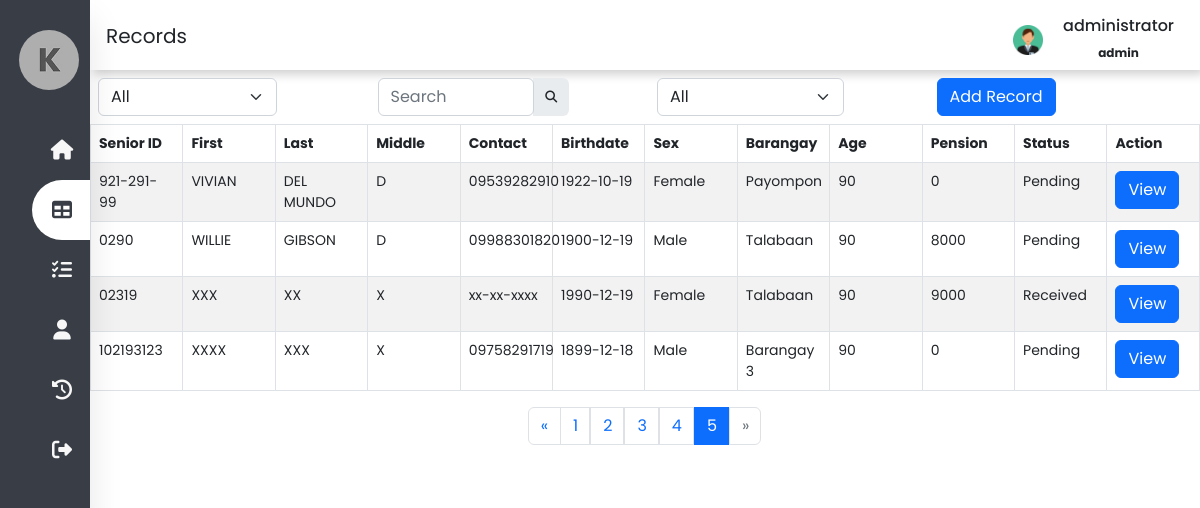
The page /deprecated/records.php?page=5 (signed in) on the database its author committed.
### tables this page shows
CREATE TABLE `tbl_records` (
  `id` int(11) NOT NULL,
  `uid` varchar(150) NOT NULL,
  `fx_id` varchar(50) NOT NULL,
  `fx_firstname` varchar(50) NOT NULL,
  `fx_lastname` varchar(50) NOT NULL,
  `fx_middlename` varchar(50) NOT NULL,
  `fx_contact` varchar(150) NOT NULL,
  `fd_birthdate` date NOT NULL,
  `fx_gender` varchar(50) NOT NULL,
  `fx_barangay` varchar(150) NOT NULL,
  `fn_age` int(3) NOT NULL,
  `fn_pension` bigint(50) NOT NULL,
  `fn_status` varchar(50) NOT NULL,
  `life_status` varchar(150) NOT NULL,
  `fd_pension` date NOT NULL,
  `account_status` varchar(150) NOT NULL,
  `fx_pwd` varchar(50) NOT NULL,
  `fd_started` date NOT NULL,
  `fx_remarks` varchar(150) NOT NULL,
  `fd_remarks` date NOT NULL,
  `fx_remove` varchar(10) NOT NULL
);

### deprecated/records.php (the view, shortened to what this page needs)
<?php
include('conn/connection.php');
$limit = isset($_SESSION['records-limit']) ? $_SESSION['records-limit'] : 10;
$page = isset($_GET['page']) ? $_GET['page'] : 1;
$paginationStart = ($page - 1) * $limit;
$records = $conn->query("SELECT * FROM tbl_records ORDER BY `tbl_records`.`fx_firstname` ASC LIMIT $paginationStart, $limit");
$allrecords = $records->fetch_all(MYSQLI_ASSOC);
$sql = $conn->query("SELECT count(id) AS id FROM tbl_records");
$custCount = $sql->fetch_all(MYSQLI_ASSOC);
$allRecrods = $custCount[0]['id'];
$totoalPages = ceil($allRecrods / $limit);
$prev = $page - 1;
$next = $page + 1;
if (isset($_SESSION['user_id']) && isset($_SESSION['user_name'])) {
?>
<!DOCTYPE html>
<html lang="en">
<head>
    <link href="https://cdn.jsdelivr.net/npm/bootstrap@5.2.2/dist/css/bootstrap.min.css" rel="stylesheet">
    <link rel="stylesheet" type="text/css" href="css/g_style.css">
    <link rel="stylesheet" type="text/css" href="css/records_style.css">
    <link rel="stylesheet" href="https://cdnjs.cloudflare.com/ajax/libs/font-awesome/6.2.0/css/all.min.css">
</head>
<body>
    <nav class="side-nav">
        <ul>
            <li>
                <a href="#" class="logo">
                    <img src="media/logo.jpg" alt="logo">
                </a>
            </li>
            <li><a href="dashboard.php" id="nav-list">
                    <i class="fas fa-home"></i>
                </a></li>
            <li><a href="#" class="active" id="nav-list">
                    <i class="fas fa-table"></i>
                </a></li>
            <li><a href="reports.php" id="nav-list">
                    <i class="fas fa-tasks"></i>
                </a></li>
            <li><a href="#" id="nav-list">
                    <i class="fas fa-user"></i>
                </a></li>
            <li><a href="activities.php" id="nav-list">
                    <i class="fas fa-solid fa-clock-rotate-left"></i>
                </a></li>
            <li><a href="function/logout.php" class="logout" id="nav-list">
                    <i class="fas fa-sign-out-alt"></i>
                </a></li>
        </ul>
    </nav>
    <div class="main-content">
        <header>
            <div class="header-title">
                <h2>
                    <label for="">
                        Records
                </h2>
            </div>
            <div class="user-wrapper">
                <img src="media/male.png" width="30px" height="30px" alt="user">
                <div>
                    <h6><span class="nav-item"><?php echo $_SESSION['user_name']; ?></span></h6>
                    <p><span class="nav-item"><?php echo $_SESSION['user_level']; ?></span></p>
                </div>
            </div>
        </header>
        <div class="container p-2">
            <div class="row" id="tbl_header">
                <div class="div-2 col-sm">
                    <select class="form-select" style="width: auto;">
                        <option>All</option>
                    </select>
                </div>
                <div class="div-1 col-sm">
                    <div class="input-group rounded w-75">
                        <input type="search" class="form-control rounded" placeholder="Search" aria-label="Search"
                            aria-describedby="search-addon" />
                        <span class="input-group-text border-0" id="search-addon">
                            <i class="fas fa-search"></i>
                        </span>
                    </div>
                </div>
                <div class="div-2.1 col-sm">
                    <select class="form-select" id="bselect" style="width: auto;">
                        <option>All</option>
                    </select>
                </div>
                <div class="div-3 col-sm">
                    <button type="button" class="btn btn-primary" data-bs-toggle="modal" data-bs-target="#myModal">Add
                        Record</button>
                </div>
            </div>
        </div>
        <div class="table-div t-1" id="container">
            <table id="datatable" class="table table-striped table-bordered">
                <thead>
                    <tr>
                        <th scope="col">Senior ID</th>
                        <th scope="col">First</th>
                        <th scope="col">Last</th>
                        <th scope="col">Middle</th>
                        <th scope="col">Contact</th>
                        <th scope="col">Birthdate</th>
                        <th scope="col">Sex</th>
                        <th scope="col">Barangay</th>
                        <th scope="col">Age</th>
                        <th scope="col">Pension</th>
                        <th scope="col">Status</th>
                        <th scope="col">Action</th>
                    </tr>
                </thead>
                <tbody>
                    <?php foreach($allrecords as $row) :  ?>
                    <tr>
                        <td id="sid"> <?php echo $row['fx_id']; ?> </td>
                        <td> <?php echo $row['fx_firstname']; ?> </td>
                        <td> <?php echo $row['fx_lastname']; ?> </td>
                        <td> <?php echo $row['fx_middlename']; ?> </td>
                        <td> <?php echo $row['fx_contact']; ?> </td>
                        <td> <?php echo $row['fd_birthdate']; ?> </td>
                        <td> <?php echo $row['fx_gender']; ?> </td>
                        <td> <?php echo $row['fx_barangay']; ?> </td>
                        <td> <?php echo $row['fn_age']; ?> </td>
                        <td> <?php echo $row['fn_pension']; ?> </td>
                        <td> <?php echo $row['fn_status']; ?> </td>
                        <td> <button id='<?php echo $row['fx_id']; ?>' class="view btn btn-primary"
                                style="width: auto;">View</button></td>
                    </tr>
                    <?php endforeach; ?>
                </tbody>
            </table>
        </div>
        <div class="d-flex justify-content-center">
            <ul class="pagination">
                <li class="page-item <?php if($page <= 1){ echo 'disabled'; } ?>">
                    <a class="page-link w-100"
                        href="<?php if($page <= 1){ echo '#'; } else { echo "?page=" . $prev; } ?>">
                        <span aria-hidden="true">&laquo;</span>
                    </a>
                </li>
                <?php for($i = 1; $i <= $totoalPages; $i++ ): ?>
                <li class="page-item <?php if($page == $i) {echo 'active'; } ?>">
                    <a class="page-link w-100" href="records.php?page=<?= $i; ?>"> <?= $i; ?> </a>
                </li>
                <?php endfor; ?>
                <li class="page-item <?php if($page >= $totoalPages) { echo 'disabled'; } ?>">
                    <a class="page-link w-100"
                        href="<?php if($page >= $totoalPages){ echo '#'; } else {echo "?page=". $next; } ?>">
                        <span aria-hidden="true">&raquo;</span>
                    </a>
                </li>
            </ul>
        </div>
    </div>
</body>
</html>
<?php
}else{
    header("Location: index.php");
    exit();
}
?>

### css/g_style.css (style rules this page uses)
:root { --main-color:#393E46; --secondary-color: #6D9886; --next-color: #F2E7D5; --last-color: #F7F7F7; --gray: #808080; }
* { margin: 0; padding: 0; outline: none; list-style: none; box-sizing: border-box; text-decoration: none; font-family: "Poppins", sans-serif; }
body { background: #fff; }
.side-nav { position: fixed; top: 0; bottom: 0; height: 100%; background: var(--main-color); width: 90px; z-index: 999; overflow: hidden; transition: width 0.2s linear; box-shadow: 0 20px 35px rgba(0, 0, 0, 0.1); }
.logo { text-align: center; transition: all 0.5s ease; margin: 20px 0 20px -75px; }
.logo img { width: 60px; height: 60px; border-radius: 50%; }
.side-nav a { position: relative; color: rgb(85, 83, 83); font-size: 14px; text-decoration: none; color: var(--last-color); display: table; width: 300px; padding: 10px; }
li i { position: relative; width: 40px; height: 40px; top: 10px; color: var(--last-color); font-size: 20px; text-align: center; }
.nav-item { position: relative; top: 12px; margin-left: 20px; }
li a.active { background: #fff; color: var(--main-color); border-radius: 30px 0 0 30px; }
a.active i { color: var(--main-color); }
.logout { position: absolute; bottom: 0; }
.main-content { padding: 0 0 0 90px; }
header { display: flex; justify-content: space-between; padding: 1rem; width: 100%; height: 70px; box-shadow: 4px 4px 10px rgba(0, 0, 0, 0.2); }
.header-title { transform: translateY(20%); }
.header-title h2 { font-size: 20px; font-weight:400; }
.user-wrapper { display: flex; margin-right: 10px; align-items: center; }
.user-wrapper div p { text-align: center; font-size: 12px; font-weight: bold; }
.user-wrapper img { margin-top: 10px; }
table { table-layout:fixed; }
.table td { font-size: 14px; }
.table th { font-size: 14px; }

### css/records_style.css (style rules this page uses)
:root { --main-color: #393E46; --secondary-color: #6D9886; --next-color: #F2E7D5; --last-color: #F7F7F7; --gray: #808080; }
.input-group-text { font-size: 12px; }

### rows shown on the page
tbl_records: fx "921-291-99", fx_firstname "VIVIAN", fx_lastname "DEL MUNDO", fx_middlename "D", fx_contact "09539282910", fd_birthdate "1922-10-19", fx_gender "Female", fx_barangay "Payompon", fn_age "90", fn_pension "0", fn_status "Pending"
tbl_records: fx "0290", fx_firstname "WILLIE", fx_lastname "GIBSON", fx_middlename "D", fx_contact "09988301820", fd_birthdate "1900-12-19", fx_gender "Male", fx_barangay "Talabaan", fn_age "90", fn_pension "8000", fn_status "Pending"
tbl_records: fx "02319", fx_firstname "XXX", fx_lastname "XX", fx_middlename "X", fx_contact "xx-xx-xxxx", fd_birthdate "1990-12-19", fx_gender "Female", fx_barangay "Talabaan", fn_age "90", fn_pension "9000", fn_status "Received"
tbl_records: fx "102193123", fx_firstname "XXXX", fx_lastname "XXX", fx_middlename "X", fx_contact "09758291719", fd_birthdate "1899-12-18", fx_gender "Male", fx_barangay "Barangay 3", fn_age "90", fn_pension "0", fn_status "Pending"

### other values the page prints
$_SESSION['user_name'] "administrator"
$_SESSION['user_level'] "admin"
